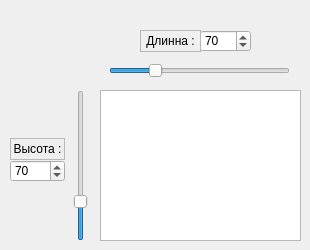
         <widget class="QWidget" name="tab_7">
          <attribute name="title">
           <string>Стрелка</string>
          </attribute>
          <widget class="QSpinBox" name="widthArrowlSpin">
           <property name="geometry">
            <rect>
             <x>200</x>
             <y>30</y>
             <width>51</width>
             <height>22</height>
            </rect>
           </property>
           <property name="toolTip">
            <string>Шиина РЦ</string>
           </property>
           <property name="maximum">
            <number>300</number>
           </property>
           <property name="value">
            <number>70</number>
           </property>
          </widget>
          <widget class="QGraphicsView" name="graphicsView_7">
           <property name="geometry">
            <rect>
             <x>100</x>
             <y>90</y>
             <width>201</width>
             <height>151</height>
            </rect>
           </property>
           <property name="styleSheet">
            <string notr="true"/>
           </property>
          </widget>
          <widget class="QLabel" name="label_111">
           <property name="geometry">
            <rect>
             <x>140</x>
             <y>30</y>
             <width>61</width>
             <height>22</height>
            </rect>
           </property>
           <property name="frameShape">
            <enum>QFrame::StyledPanel</enum>
           </property>
           <property name="frameShadow">
            <enum>QFrame::Plain</enum>
           </property>
           <property name="text">
            <string>Длинна :</string>
           </property>
           <property name="alignment">
            <set>Qt::AlignCenter</set>
           </property>
          </widget>
          <widget class="QSlider" name="verticalArrowSlider">
           <property name="geometry">
            <rect>
             <x>70</x>
             <y>90</y>
             <width>22</width>
             <height>151</height>
            </rect>
           </property>
           <property name="maximum">
            <number>300</number>
           </property>
           <property name="value">
            <number>70</number>
           </property>
           <property name="tracking">
            <bool>true</bool>
           </property>
           <property name="orientation">
            <enum>Qt::Vertical</enum>
           </property>
          </widget>
          <widget class="QLabel" name="label_112">
           <property name="geometry">
            <rect>
             <x>10</x>
             <y>138</y>
             <width>55</width>
             <height>22</height>
            </rect>
           </property>
           <property name="frameShape">
            <enum>QFrame::StyledPanel</enum>
           </property>
           <property name="frameShadow">
            <enum>QFrame::Plain</enum>
           </property>
           <property name="text">
            <string>Высота :</string>
           </property>
           <property name="alignment">
            <set>Qt::AlignHCenter|Qt::AlignTop</set>
           </property>
          </widget>
          <widget class="QSlider" name="horizontalArrowSlider">
           <property name="geometry">
            <rect>
             <x>109</x>
             <y>60</y>
             <width>181</width>
             <height>22</height>
            </rect>
           </property>
           <property name="maximum">
            <number>300</number>
           </property>
           <property name="value">
            <number>70</number>
           </property>
           <property name="orientation">
            <enum>Qt::Horizontal</enum>
           </property>
          </widget>
          <widget class="QSpinBox" name="heightArrowSpin">
           <property name="geometry">
            <rect>
             <x>10</x>
             <y>160</y>
             <width>55</width>
             <height>22</height>
            </rect>
           </property>
           <property name="toolTip">
            <string>Высота РЦ</string>
           </property>
           <property name="layoutDirection">
            <enum>Qt::LeftToRight</enum>
           </property>
           <property name="wrapping">
            <bool>false</bool>
           </property>
           <property name="frame">
            <bool>true</bool>
           </property>
           <property name="buttonSymbols">
            <enum>QAbstractSpinBox::UpDownArrows</enum>
           </property>
           <property name="accelerated">
            <bool>false</bool>
           </property>
           <property name="prefix">
            <string/>
           </property>
           <property name="maximum">
            <number>300</number>
           </property>
           <property name="value">
            <number>70</number>
           </property>
          </widget>
          <widget class="QLabel" name="label_67">
           <property name="geometry">
            <rect>
             <x>165</x>
             <y>150</y>
             <width>71</width>
             <height>41</height>
            </rect>
           </property>
           <property name="styleSheet">
            <string notr="true">background-image: url(:/prefix/images/arrow.png)</string>
           </property>
           <property name="text">
            <string/>
           </property>
          </widget>
         </widget>
